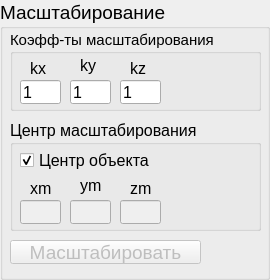
       <widget class="QGroupBox" name="groupBox_scale">
        <property name="sizePolicy">
         <sizepolicy hsizetype="Preferred" vsizetype="Expanding">
          <horstretch>0</horstretch>
          <verstretch>0</verstretch>
         </sizepolicy>
        </property>
        <property name="minimumSize">
         <size>
          <width>0</width>
          <height>280</height>
         </size>
        </property>
        <property name="maximumSize">
         <size>
          <width>16777215</width>
          <height>280</height>
         </size>
        </property>
        <property name="font">
         <font>
          <pointsize>14</pointsize>
         </font>
        </property>
        <property name="title">
         <string>Масштабирование</string>
        </property>
        <widget class="QGroupBox" name="groupBox_coords">
         <property name="geometry">
          <rect>
           <x>10</x>
           <y>30</y>
           <width>251</width>
           <height>81</height>
          </rect>
         </property>
         <property name="sizePolicy">
          <sizepolicy hsizetype="Preferred" vsizetype="Preferred">
           <horstretch>0</horstretch>
           <verstretch>0</verstretch>
          </sizepolicy>
         </property>
         <property name="font">
          <font>
           <pointsize>11</pointsize>
          </font>
         </property>
         <property name="title">
          <string>Коэфф-ты масштабирования</string>
         </property>
         <widget class="QLineEdit" name="lineEdit_KZ">
          <property name="geometry">
           <rect>
            <x>110</x>
            <y>50</y>
            <width>41</width>
            <height>24</height>
           </rect>
          </property>
          <property name="sizePolicy">
           <sizepolicy hsizetype="Expanding" vsizetype="Preferred">
            <horstretch>0</horstretch>
            <verstretch>0</verstretch>
           </sizepolicy>
          </property>
          <property name="font">
           <font>
            <pointsize>12</pointsize>
           </font>
          </property>
          <property name="text">
           <string>1</string>
          </property>
         </widget>
         <widget class="QLabel" name="label_KY">
          <property name="geometry">
           <rect>
            <x>70</x>
            <y>20</y>
            <width>31</width>
            <height>31</height>
           </rect>
          </property>
          <property name="sizePolicy">
           <sizepolicy hsizetype="Preferred" vsizetype="Preferred">
            <horstretch>0</horstretch>
            <verstretch>0</verstretch>
           </sizepolicy>
          </property>
          <property name="font">
           <font>
            <pointsize>12</pointsize>
           </font>
          </property>
          <property name="text">
           <string>ky</string>
          </property>
         </widget>
         <widget class="QLabel" name="label_KX">
          <property name="geometry">
           <rect>
            <x>20</x>
            <y>30</y>
            <width>21</width>
            <height>16</height>
           </rect>
          </property>
          <property name="sizePolicy">
           <sizepolicy hsizetype="Preferred" vsizetype="Preferred">
            <horstretch>0</horstretch>
            <verstretch>0</verstretch>
           </sizepolicy>
          </property>
          <property name="font">
           <font>
            <pointsize>12</pointsize>
           </font>
          </property>
          <property name="text">
           <string>kx</string>
          </property>
         </widget>
         <widget class="QLineEdit" name="lineEdit_KY">
          <property name="geometry">
           <rect>
            <x>60</x>
            <y>50</y>
            <width>41</width>
            <height>24</height>
           </rect>
          </property>
          <property name="sizePolicy">
           <sizepolicy hsizetype="Expanding" vsizetype="Preferred">
            <horstretch>0</horstretch>
            <verstretch>0</verstretch>
           </sizepolicy>
          </property>
          <property name="font">
           <font>
            <pointsize>12</pointsize>
           </font>
          </property>
          <property name="text">
           <string>1</string>
          </property>
         </widget>
         <widget class="QLabel" name="label_KZ">
          <property name="geometry">
           <rect>
            <x>120</x>
            <y>30</y>
            <width>21</width>
            <height>16</height>
           </rect>
          </property>
          <property name="sizePolicy">
           <sizepolicy hsizetype="Preferred" vsizetype="Preferred">
            <horstretch>0</horstretch>
            <verstretch>0</verstretch>
           </sizepolicy>
          </property>
          <property name="font">
           <font>
            <pointsize>12</pointsize>
           </font>
          </property>
          <property name="text">
           <string>kz</string>
          </property>
         </widget>
         <widget class="QLineEdit" name="lineEdit_KX">
          <property name="geometry">
           <rect>
            <x>10</x>
            <y>50</y>
            <width>41</width>
            <height>24</height>
           </rect>
          </property>
          <property name="sizePolicy">
           <sizepolicy hsizetype="Expanding" vsizetype="Preferred">
            <horstretch>0</horstretch>
            <verstretch>0</verstretch>
           </sizepolicy>
          </property>
          <property name="font">
           <font>
            <pointsize>12</pointsize>
           </font>
          </property>
          <property name="text">
           <string>1</string>
          </property>
         </widget>
        </widget>
        <widget class="QGroupBox" name="groupBox_ScaleCenter">
         <property name="geometry">
          <rect>
           <x>10</x>
           <y>120</y>
           <width>251</width>
           <height>111</height>
          </rect>
         </property>
         <property name="sizePolicy">
          <sizepolicy hsizetype="Preferred" vsizetype="Preferred">
           <horstretch>0</horstretch>
           <verstretch>0</verstretch>
          </sizepolicy>
         </property>
         <property name="font">
          <font>
           <pointsize>12</pointsize>
          </font>
         </property>
         <property name="title">
          <string>Центр масштабирования</string>
         </property>
         <widget class="QLabel" name="label_XM">
          <property name="geometry">
           <rect>
            <x>20</x>
            <y>60</y>
            <width>31</width>
            <height>16</height>
           </rect>
          </property>
          <property name="sizePolicy">
           <sizepolicy hsizetype="Preferred" vsizetype="Preferred">
            <horstretch>0</horstretch>
            <verstretch>0</verstretch>
           </sizepolicy>
          </property>
          <property name="text">
           <string>xm</string>
          </property>
         </widget>
         <widget class="QLineEdit" name="lineEdit_ZM">
          <property name="enabled">
           <bool>false</bool>
          </property>
          <property name="geometry">
           <rect>
            <x>110</x>
            <y>80</y>
            <width>41</width>
            <height>24</height>
           </rect>
          </property>
          <property name="sizePolicy">
           <sizepolicy hsizetype="Expanding" vsizetype="Preferred">
            <horstretch>0</horstretch>
            <verstretch>0</verstretch>
           </sizepolicy>
          </property>
          <property name="text">
           <string/>
          </property>
         </widget>
         <widget class="QLineEdit" name="lineEdit_XM">
          <property name="enabled">
           <bool>false</bool>
          </property>
          <property name="geometry">
           <rect>
            <x>10</x>
            <y>80</y>
            <width>41</width>
            <height>24</height>
           </rect>
          </property>
          <property name="sizePolicy">
           <sizepolicy hsizetype="Expanding" vsizetype="Preferred">
            <horstretch>0</horstretch>
            <verstretch>0</verstretch>
           </sizepolicy>
          </property>
          <property name="text">
           <string/>
          </property>
         </widget>
         <widget class="QLabel" name="label_YM">
          <property name="geometry">
           <rect>
            <x>70</x>
            <y>50</y>
            <width>31</width>
            <height>31</height>
           </rect>
          </property>
          <property name="sizePolicy">
           <sizepolicy hsizetype="Preferred" vsizetype="Preferred">
            <horstretch>0</horstretch>
            <verstretch>0</verstretch>
           </sizepolicy>
          </property>
          <property name="text">
           <string>ym</string>
          </property>
         </widget>
         <widget class="QLineEdit" name="lineEdit_YM">
          <property name="enabled">
           <bool>false</bool>
          </property>
          <property name="geometry">
           <rect>
            <x>60</x>
            <y>80</y>
            <width>41</width>
            <height>24</height>
           </rect>
          </property>
          <property name="sizePolicy">
           <sizepolicy hsizetype="Expanding" vsizetype="Preferred">
            <horstretch>0</horstretch>
            <verstretch>0</verstretch>
           </sizepolicy>
          </property>
          <property name="text">
           <string/>
          </property>
         </widget>
         <widget class="QLabel" name="label_ZM">
          <property name="geometry">
           <rect>
            <x>120</x>
            <y>60</y>
            <width>31</width>
            <height>16</height>
           </rect>
          </property>
          <property name="sizePolicy">
           <sizepolicy hsizetype="Preferred" vsizetype="Preferred">
            <horstretch>0</horstretch>
            <verstretch>0</verstretch>
           </sizepolicy>
          </property>
          <property name="text">
           <string>zm</string>
          </property>
         </widget>
         <widget class="QCheckBox" name="checkBox_UseCenterScale">
          <property name="geometry">
           <rect>
            <x>10</x>
            <y>30</y>
            <width>171</width>
            <height>21</height>
           </rect>
          </property>
          <property name="sizePolicy">
           <sizepolicy hsizetype="Minimum" vsizetype="Preferred">
            <horstretch>0</horstretch>
            <verstretch>0</verstretch>
           </sizepolicy>
          </property>
          <property name="font">
           <font>
            <pointsize>12</pointsize>
           </font>
          </property>
          <property name="text">
           <string>Центр объекта</string>
          </property>
          <property name="checked">
           <bool>true</bool>
          </property>
         </widget>
        </widget>
        <widget class="QPushButton" name="button_scale">
         <property name="enabled">
          <bool>false</bool>
         </property>
         <property name="geometry">
          <rect>
           <x>10</x>
           <y>240</y>
           <width>191</width>
           <height>24</height>
          </rect>
         </property>
         <property name="sizePolicy">
          <sizepolicy hsizetype="Minimum" vsizetype="Preferred">
           <horstretch>0</horstretch>
           <verstretch>0</verstretch>
          </sizepolicy>
         </property>
         <property name="text">
          <string>Масштабировать</string>
         </property>
        </widget>
       </widget>
